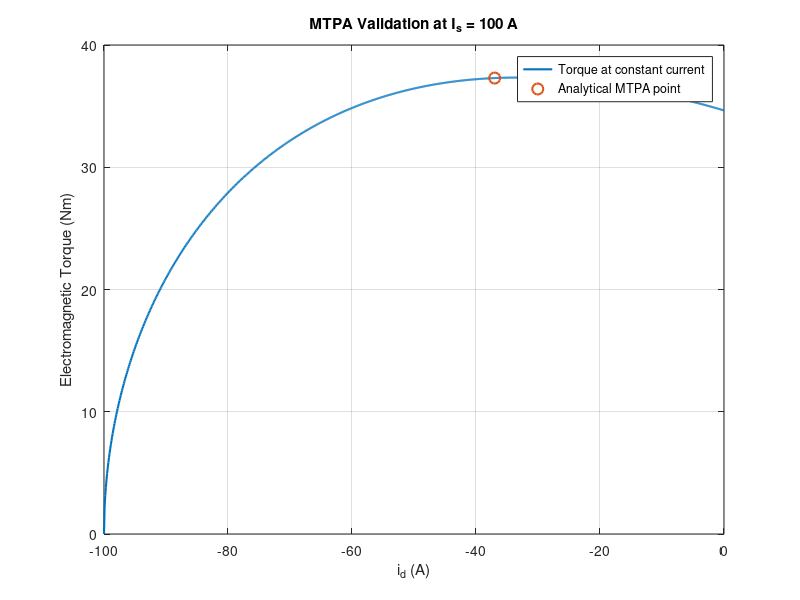

This figure's MATLAB source:
clc; clear;
Rs = 5.3e-3;
Ld = 0.090e-3;
Lq = 0.255e-3;
lambda_m = 0.0385;
p = 6;
Imax = 430;


% MTPA current sweep
I = 0:1:Imax;

DeltaL = Lq - Ld;

id_mtpa = (lambda_m - sqrt(lambda_m^2 + ...
           4*(DeltaL^2)*(I.^2))) / (2*DeltaL);

iq_mtpa = sqrt(I.^2 - id_mtpa.^2);

% Electromagnetic torque
Te_mtpa = 1.5*p*(lambda_m.*iq_mtpa + ...
          (Ld-Lq).*id_mtpa.*iq_mtpa);

% Display selected operating points
fprintf('I = 100 A: id* = %.3f A, iq* = %.3f A, Te = %.3f Nm\n', ...
        id_mtpa(101), iq_mtpa(101), Te_mtpa(101));

fprintf('I = 430 A: id* = %.3f A, iq* = %.3f A, Te = %.3f Nm\n', ...
        id_mtpa(431), iq_mtpa(431), Te_mtpa(431));
    
    
% ---------------------------------------------------------
% MTPA validation at fixed current magnitude
% ---------------------------------------------------------

I_test = 100;                         % A
id_sweep = -I_test:0.1:0;             % A
iq_sweep = sqrt(I_test^2 - id_sweep.^2);

% Torque along constant-current circle
Te_sweep = 1.5*p*(lambda_m.*iq_sweep + ...
           (Ld-Lq).*id_sweep.*iq_sweep);

% MTPA analytical point
id_opt = (lambda_m - sqrt(lambda_m^2 + ...
         4*(DeltaL^2)*I_test^2)) / (2*DeltaL);

iq_opt = sqrt(I_test^2 - id_opt^2);

Te_opt = 1.5*p*(lambda_m*iq_opt + ...
        (Ld-Lq)*id_opt*iq_opt);

% Plot
figure;
plot(id_sweep, Te_sweep, 'LineWidth', 1.5);
hold on;
plot(id_opt, Te_opt, 'o', 'MarkerSize', 8, 'LineWidth', 1.5);
grid on;

xlabel('i_d (A)');
ylabel('Electromagnetic Torque (Nm)');
title('MTPA Validation at I_s = 100 A');
legend('Torque at constant current', 'Analytical MTPA point');

fprintf('\n--- MTPA Validation ---\n');
fprintf('Optimal id* = %.3f A\n', id_opt);
fprintf('Optimal iq* = %.3f A\n', iq_opt);
fprintf('Maximum torque at MTPA = %.3f Nm\n', Te_opt);
